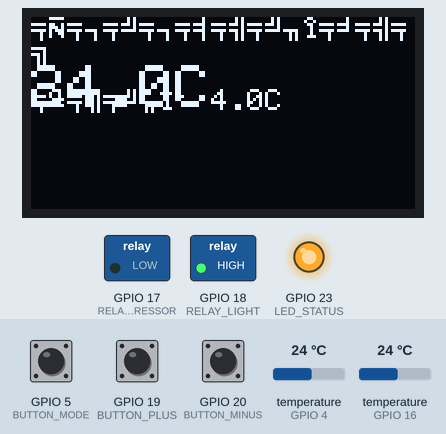
A program run on a simulated ESP32. Parts: 128×64 one-colour display, switched loads named in the program (green lamp = pin HIGH), output pins drawn as LEDs (lit = HIGH). The inputs (shaded band) are chosen by the test bench; at power-on: temperature (sensors on GPIO 4, GPIO 16) 24 °C, GPIO 5 (BUTTON_MODE) HIGH, GPIO 19 (BUTTON_PLUS) HIGH, GPIO 20 (BUTTON_MINUS) HIGH. WiFi joins after 1.5 s; servers stay silent unless stated; EEPROM starts erased; no MQTT or app messages arrive unless stated; what the program prints to the serial monitor is not drawn.

Above: at 6.4 s.
6.5 s: temperature (sensor on GPIO 4) set to 12 °C
At 8.4 s:
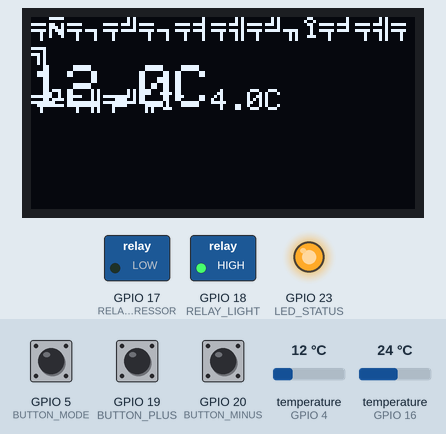
12.8 s: GPIO 5 (BUTTON_MODE) pulled LOW for 3.2 s
At 14.9 s:
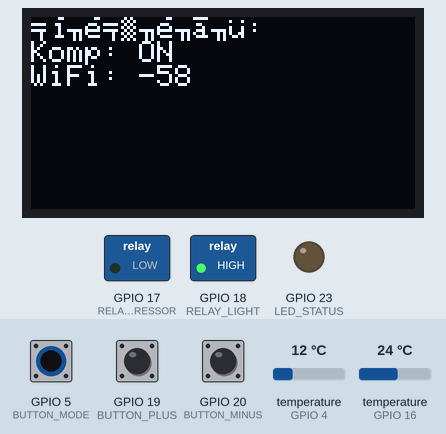
19.4 s: GPIO 19 (BUTTON_PLUS) pulled LOW for 3.2 s
At 20.8 s:
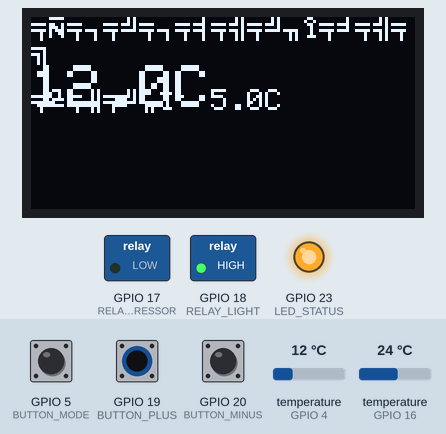
24.1 s: temperature (sensor on GPIO 4) set to 4.9 °C
At 26.7 s:
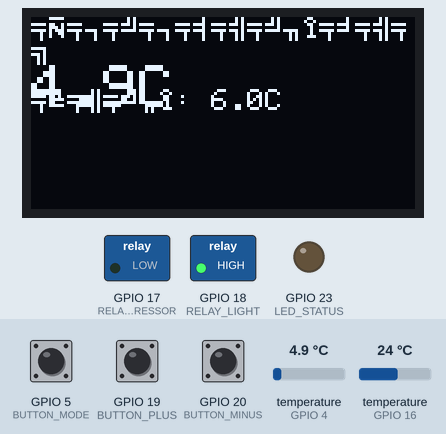
30.4 s: temperature (sensor on GPIO 4) set to 4 °C
At 33.4 s:
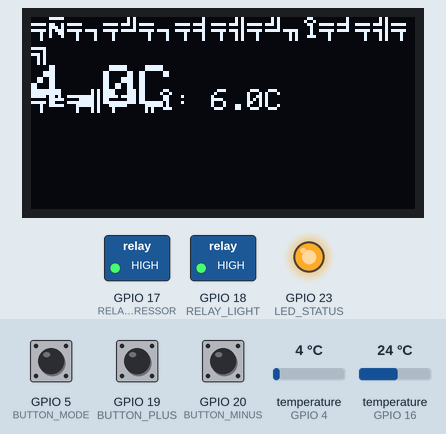
36.7 s: GPIO 5 (BUTTON_MODE) pulled LOW for 3.2 s
At 39.8 s:
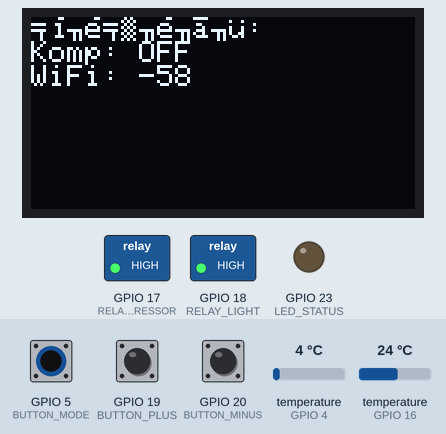
Timing chart, 0 to 43.7 s (numbered marks = the images above; inputs shaded):
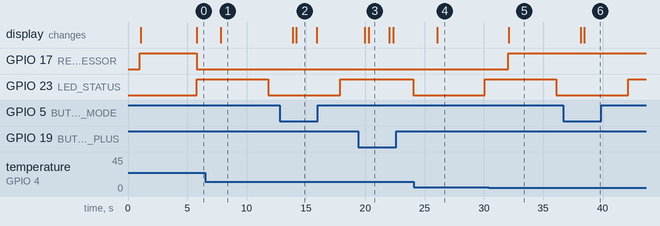

The program:

main.cpp
```cpp
/*
 * Smart Fridge Firmware
 * ESP32 прошивка для управления холодильником
 *
 * Функции:
 * - Чтение температуры с двух датчиков DS18B20
 * - Управление реле компрессора и света
 * - Отправка телеметрии по MQTT
 * - Получение команд от сервера
 * - Локальное управление кнопками
 * - Отображение на OLED дисплее
 */

#include <WiFi.h>
#include <PubSubClient.h>
#include <OneWire.h>
#include <DallasTemperature.h>
#include <Adafruit_SSD1306.h>
#include <ArduinoJson.h>
#include <Preferences.h>

// ==================== КОНФИГУРАЦИЯ ====================

const char* WIFI_SSID = "YOUR_WIFI_SSID";
const char* WIFI_PASSWORD = "YOUR_WIFI_PASSWORD";
const char* MQTT_SERVER = "192.168.1.100";
const int MQTT_PORT = 1883;
const char* MQTT_USER = "fridge_user";
const char* MQTT_PASS = "fridge_password";
const char* DEVICE_ID = "smart-fridge-001";

// Пинов
#define ONE_WIRE_BUS_FRIDGE 4
#define ONE_WIRE_BUS_FREEZER 16
#define RELAY_COMPRESSOR 17
#define RELAY_LIGHT 18
#define BUTTON_MODE 5
#define BUTTON_PLUS 19
#define BUTTON_MINUS 20
#define LED_STATUS 23

// I2C для OLED
#define OLED_SDA 21
#define OLED_SCL 22
#define OLED_RESET -1

// Топики MQTT
char topic_temperature[64];
char topic_status[64];
char topic_command[64];
char topic_config[64];

// Глобальные переменные
WiFiClient espClient;
PubSubClient client(espClient);
OneWire oneWireFridge(ONE_WIRE_BUS_FRIDGE);
OneWire oneWireFreezer(ONE_WIRE_BUS_FREEZER);
DallasTemperature sensorsFridge(&oneWireFridge);
DallasTemperature sensorsFreezer(&oneWireFreezer);
Adafruit_SSD1306 display(128, 64, &Wire, OLED_RESET);
Preferences preferences;

// Настройки
float targetTempFridge = 4.0;    // Целевая температура холодильник (°C)
float targetTempFreezer = -18.0; // Целевая температура морозилка (°C)
float hysteresis = 1.5;          // Гистерезис (°C)
bool compressorOn = false;
bool lightOn = false;
unsigned long lastPublish = 0;
unsigned long lastDisplayUpdate = 0;
int displayMode = 0;
float currentTempFridge = 0.0;
float currentTempFreezer = 0.0;

// ==================== ФУНКЦИИ ====================

void setupWiFi() {
  Serial.print("Подключение к WiFi");
  WiFi.begin(WIFI_SSID, WIFI_PASSWORD);

  int attempts = 0;
  while (WiFi.status() != WL_CONNECTED && attempts < 30) {
    delay(500);
    Serial.print(".");
    attempts++;
  }

  if (WiFi.status() == WL_CONNECTED) {
    Serial.println("\nWiFi подключен!");
    Serial.print("IP адрес: ");
    Serial.println(WiFi.localIP());
  } else {
    Serial.println("\nОшибка подключения WiFi!");
  }
}

void callback(char* topic, byte* payload, unsigned int length) {
  char message[length + 1];
  memcpy(message, payload, length);
  message[length] = '\0';

  Serial.print("Получено сообщение [");
  Serial.print(topic);
  Serial.print("]: ");
  Serial.println(message);

  // Парсинг JSON команды
  StaticJsonDocument<256> doc;
  DeserializationError error = deserializeJson(doc, message);

  if (error) {
    Serial.println("Ошибка парсинга JSON");
    return;
  }

  if (strcmp(topic, topic_config) == 0) {
    // Обработка команды настройки
    if (doc.containsKey("targetTempFridge")) {
      targetTempFridge = doc["targetTempFridge"];
      preferences.putFloat("targetFridge", targetTempFridge);
    }
    if (doc.containsKey("targetTempFreezer")) {
      targetTempFreezer = doc["targetTempFreezer"];
      preferences.putFloat("targetFreezer", targetTempFreezer);
    }
    if (doc.containsKey("hysteresis")) {
      hysteresis = doc["hysteresis"];
      preferences.putFloat("hysteresis", hysteresis);
    }
    if (doc.containsKey("compressor")) {
      compressorOn = doc["compressor"];
      digitalWrite(RELAY_COMPRESSOR, compressorOn ? LOW : HIGH);
    }

    updateDisplay();
    publishStatus();
  }
}

void reconnectMQTT() {
  while (!client.connected()) {
    Serial.print("Подключение к MQTT...");

    if (client.connect(DEVICE_ID, MQTT_USER, MQTT_PASS)) {
      Serial.println("подключено!");

      // Подписка на топики
      client.subscribe(topic_command);
      client.subscribe(topic_config);

      Serial.println("Топики подписаны");
    } else {
      Serial.print("ошибка, rc=");
      Serial.print(client.state());
      Serial.println(" повтор через 5с");
      delay(5000);
    }
  }
}

void publishStatus() {
  StaticJsonDocument<512> doc;

  doc["deviceId"] = DEVICE_ID;
  doc["timestamp"] = millis();
  doc["tempFridge"] = currentTempFridge;
  doc["tempFreezer"] = currentTempFreezer;
  doc["targetTempFridge"] = targetTempFridge;
  doc["targetTempFreezer"] = targetTempFreezer;
  doc["compressorOn"] = compressorOn;
  doc["lightOn"] = lightOn;
  doc["wifiRSSI"] = WiFi.RSSI();
  doc["freeHeap"] = ESP.getFreeHeap();

  char buffer[512];
  serializeJson(doc, buffer);

  if (client.publish(topic_status, buffer)) {
    Serial.println("Статус отправлен");
  } else {
    Serial.println("Ошибка отправки статуса");
  }
}

void publishConfig() {
  StaticJsonDocument<256> doc;

  doc["targetTempFridge"] = targetTempFridge;
  doc["targetTempFreezer"] = targetTempFreezer;
  doc["hysteresis"] = hysteresis;

  char buffer[256];
  serializeJson(doc, buffer);

  client.publish(topic_config, buffer);
}

void controlCompressor(float currentTemp, float targetTemp) {
  bool shouldTurnOn = currentTemp > (targetTemp + hysteresis);
  bool shouldTurnOff = currentTemp < (targetTemp - hysteresis);

  if (shouldTurnOn && !compressorOn) {
    compressorOn = true;
    digitalWrite(RELAY_COMPRESSOR, LOW); // Реле активное низким уровнем
    Serial.println("Компрессор ВКЛЮЧЕН");
  } else if (shouldTurnOff && compressorOn) {
    compressorOn = false;
    digitalWrite(RELAY_COMPRESSOR, HIGH);
    Serial.println("Компрессор ВЫКЛЮЧЕН");
  }
}

void handleButtons() {
  static unsigned long lastPressTime = 0;
  const unsigned long debounceDelay = 300;

  if (millis() - lastPressTime > debounceDelay) {
    if (digitalRead(BUTTON_MODE) == LOW) {
      lastPressTime = millis();
      // Переключение режима отображения
      displayMode = (displayMode + 1) % 3;
      updateDisplay();
    }

    if (digitalRead(BUTTON_PLUS) == LOW) {
      lastPressTime = millis();
      // Увеличение целевой температуры
      targetTempFridge += 0.5;
      if (targetTempFridge > 10) targetTempFridge = 10;
      preferences.putFloat("targetFridge", targetTempFridge);
      updateDisplay();
      publishConfig();
    }

    if (digitalRead(BUTTON_MINUS) == LOW) {
      lastPressTime = millis();
      // Уменьшение целевой температуры
      targetTempFridge -= 0.5;
      if (targetTempFridge < 0) targetTempFridge = 0;
      preferences.putFloat("targetFridge", targetTempFridge);
      updateDisplay();
      publishConfig();
    }
  }
}

void updateDisplay() {
  display.clearDisplay();
  display.setTextSize(1);
  display.setTextColor(SSD1306_WHITE);

  switch(displayMode) {
    case 0: // Основной экран
      display.setCursor(0, 0);
      display.println("Холодильник");
      display.setTextSize(2);
      display.print(currentTempFridge, 1);
      display.print("C");
      display.setTextSize(1);
      display.println();
      display.print("Цель: ");
      display.print(targetTempFridge, 1);
      display.print("C");
      break;

    case 1: // Морозилка
      display.setCursor(0, 0);
      display.println("Морозилка");
      display.setTextSize(2);
      display.print(currentTempFreezer, 1);
      display.print("C");
      break;

    case 2: // Статус
      display.setCursor(0, 0);
      display.println("Статус:");
      display.print("Komp: ");
      display.println(compressorOn ? "ON" : "OFF");
      display.print("WiFi: ");
      display.println(WiFi.RSSI());
      break;
  }

  display.display();
}

void loadSettings() {
  preferences.begin("fridge", false);
  targetTempFridge = preferences.getFloat("targetFridge", 4.0);
  targetTempFreezer = preferences.getFloat("targetFreezer", -18.0);
  hysteresis = preferences.getFloat("hysteresis", 1.5);
  preferences.end();

  Serial.printf("Загружены настройки: Х=%f, М=%f, H=%f\n",
                targetTempFridge, targetTempFreezer, hysteresis);
}

void setup() {
  Serial.begin(115200);
  delay(1000);

  Serial.println("\n=== Smart Fridge Firmware ===");

  // Инициализация пинов
  pinMode(RELAY_COMPRESSOR, OUTPUT);
  pinMode(RELAY_LIGHT, OUTPUT);
  pinMode(BUTTON_MODE, INPUT_PULLUP);
  pinMode(BUTTON_PLUS, INPUT_PULLUP);
  pinMode(BUTTON_MINUS, INPUT_PULLUP);
  pinMode(LED_STATUS, OUTPUT);

  // Реле выключены (высокий уровень)
  digitalWrite(RELAY_COMPRESSOR, HIGH);
  digitalWrite(RELAY_LIGHT, HIGH);

  // Загрузка настроек
  loadSettings();

  // OLED дисплей
  Wire.begin(OLED_SDA, OLED_SCL);
  if (!display.begin(SSD1306_SWITCHCAPVCC, 0x3C)) {
    Serial.println("Ошибка инициализации OLED");
  } else {
    display.clearDisplay();
    display.setTextColor(SSD1306_WHITE);
    display.setTextSize(1);
    display.setCursor(0, 0);
    display.println("Smart Fridge");
    display.println("Загрузка...");
    display.display();
  }

  // Датчики температуры
  sensorsFridge.begin();
  sensorsFreezer.begin();
  sensorsFridge.requestTemperatures();
  sensorsFreezer.requestTemperatures();

  // WiFi
  setupWiFi();

  // MQTT
  snprintf(topic_temperature, sizeof(topic_temperature), "fridge/%s/temperature", DEVICE_ID);
  snprintf(topic_status, sizeof(topic_status), "fridge/%s/status", DEVICE_ID);
  snprintf(topic_command, sizeof(topic_command), "fridge/%s/command", DEVICE_ID);
  snprintf(topic_config, sizeof(topic_config), "fridge/%s/config", DEVICE_ID);

  client.setServer(MQTT_SERVER, MQTT_PORT);
  client.setCallback(callback);

  Serial.println("Инициализация завершена");
}

void loop() {
  // Поддержание соединения WiFi
  if (WiFi.status() != WL_CONNECTED) {
    setupWiFi();
  }

  // Поддержание соединения MQTT
  if (!client.connected()) {
    reconnectMQTT();
  }
  client.loop();

  // Чтение температуры (каждые 2 секунды)
  static unsigned long lastTempRead = 0;
  if (millis() - lastTempRead > 2000) {
    lastTempRead = millis();

    sensorsFridge.requestTemperatures();
    sensorsFreezer.requestTemperatures();
    delay(100);

    currentTempFridge = sensorsFridge.getTempCByIndex(0);
    currentTempFreezer = sensorsFreezer.getTempCByIndex(0);

    Serial.printf("Температура: Х=%fC, М=%fC\n", currentTempFridge, currentTempFreezer);

    // Управление компрессором
    controlCompressor(currentTempFridge, targetTempFridge);
  }

  // Публикация статуса (каждые 5 секунд)
  if (millis() - lastPublish > 5000) {
    lastPublish = millis();
    publishStatus();

    // Мигание светодиодом
    digitalWrite(LED_STATUS, !digitalRead(LED_STATUS));
  }

  // Обновление дисплея (каждую секунду)
  if (millis() - lastDisplayUpdate > 1000) {
    lastDisplayUpdate = millis();
    updateDisplay();
  }

  // Обработка кнопок
  handleButtons();

  delay(50);
}
```

Measured:
- the behaviour switches between 4.5 and 4.4 °C on temperature (sensor on GPIO 4) (found by bisection; images 4 and 5)
- after the input at 6.5 s, the display: changes after 1.3 s (image 1)
- after the input at 12.8 s, the display: first changes after 1.1 s (image 2 shows a later state)
- after the input at 19.4 s, the display: first changes after 0.57 s (image 3 shows a later state)
- after the input at 24.1 s, the display: changes after 2.0 s (image 4)
- after the input at 30.4 s, GPIO 17 (RELAY_COMPRESSOR): LOW → HIGH after 1.7 s; the display: changes after 1.7 s (image 5)
- after the input at 36.7 s, the display: first changes after 1.4 s (image 6 shows a later state)
